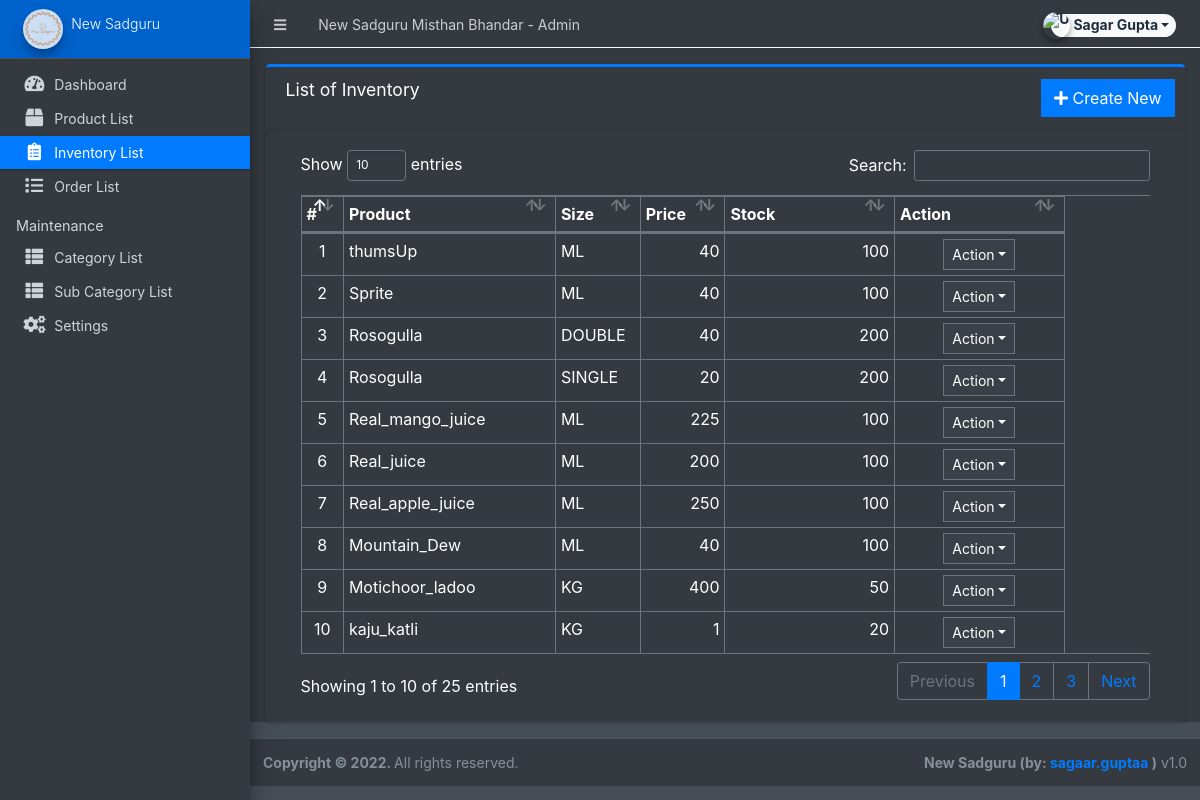
Screenshot of /admin/?page=inventory (signed in) with the database file from the repository.
### tables this page shows
CREATE TABLE `inventory` (
  `id` int(30) NOT NULL,
  `product_id` int(30) NOT NULL,
  `quantity` varchar(10) NOT NULL,
  `price` double NOT NULL,
  `size` varchar(250) NOT NULL,
  `date_created` datetime NOT NULL DEFAULT current_timestamp(),
  `date_updated` datetime NOT NULL DEFAULT current_timestamp()
);

CREATE TABLE `products` (
  `id` int(30) NOT NULL,
  `category_id` int(30) NOT NULL,
  `sub_category_id` int(30) NOT NULL,
  `product_name` varchar(250) NOT NULL,
  `description` text NOT NULL,
  `status` tinyint(1) NOT NULL DEFAULT 1,
  `date_created` datetime NOT NULL DEFAULT current_timestamp()
);

### admin/inventory/index.php (the view, shortened to what this page needs)
<div class="card card-outline card-primary">
	<div class="card-header">
		<h3 class="card-title">List of Inventory</h3>
		<div class="card-tools">
			<a href="?page=inventory/manage_inventory" class="btn btn-flat btn-primary"><span class="fas fa-plus"></span>  Create New</a>
		</div>
	</div>
	<div class="card-body">
		<div class="container-fluid">
        <div class="container-fluid">
			<table class="table table-bordered table-stripped">
				<colgroup>
					<col width="5%">
					<col width="25%">
					<col width="10%">
					<col width="10%">
					<col width="20%">
					<col width="20%">
					<col width="10%">
				</colgroup>
				<thead>
					<tr>
						<th>#</th>
						<th>Product</th>
						<th>Size</th>
						<th>Price</th>
						<th>Stock</th>
						<th>Action</th>
					</tr>
				</thead>
				<tbody>
					<?php
					$i = 1;
						$qry = $conn->query("SELECT i.*,p.product_name as product from `inventory` i inner join `products` p on p.id = i.product_id order by unix_timestamp(i.date_created) desc ");
						while($row = $qry->fetch_assoc()):
						$sold = $conn->query("SELECT SUM(ol.quantity) as sold FROM order_list ol inner join orders o on o.id = ol.order_id where ol.product_id='{$row['id']}' and o.`status` != 4 ");
						$sold = $sold->num_rows > 0 ? $sold->fetch_assoc()['sold'] : 0;
						$avail = $row['quantity'] - $sold;
					?>
						<tr>
							<td class="text-center"><?php echo $i++; ?></td>
							<td><?php echo $row['product'] ?></td>
							<td><?php echo $row['size'] ?></td>
							<td class="text-right"><?php echo number_format($row['price']) ?></td>
							<td class="text-right"><?php echo $avail ?></td>
							<td align="center">
								 <button type="button" class="btn btn-flat btn-default btn-sm dropdown-toggle dropdown-icon" data-toggle="dropdown">
				                  		Action
				                  </button>
							</td>
						</tr>
					<?php endwhile; ?>
				</tbody>
			</table>
		</div>
		</div>
	</div>
</div>

### rows the page displays
inventory: product.product_name "thumsUp", size "ML", price "40", quantity "100"
inventory: product.product_name "Sprite", size "ML", price "40", quantity "100"
inventory: product.product_name "Rosogulla", size "DOUBLE", price "40", quantity "200"
inventory: product.product_name "Rosogulla", size "SINGLE", price "20", quantity "200"
inventory: product.product_name "Real_mango_juice", size "ML", price "225", quantity "100"
inventory: product.product_name "Real_juice", size "ML", price "200", quantity "100"
inventory: product.product_name "Real_apple_juice", size "ML", price "250", quantity "100"
inventory: product.product_name "Mountain_Dew", size "ML", price "40", quantity "100"
inventory: product.product_name "Motichoor_ladoo", size "KG", price "400", quantity "50"
inventory: product.product_name "kaju_katli", size "KG", price "1", quantity "20"

### other values shown
$_settings->info('name') "New Sadguru Misthan Bhandar"
$_settings->userdata('firstname').' '.$_settings->userdata('lastname') "Sagar Gupta"
$_settings->info('short_name') "New Sadguru"
